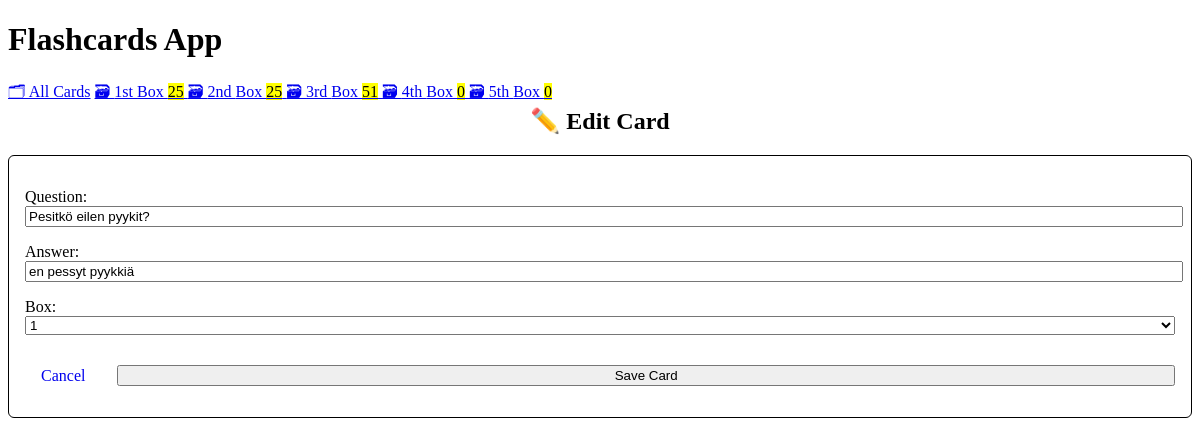
Page /edit/2 on the committed database.
### cards/models.py (models this page shows, shortened)
class Card(models.Model):
    question = models.CharField(max_length=100)
    answer = models.CharField(max_length=100)
    box = models.IntegerField(
        choices=zip(BOXES, BOXES),
        default=BOXES[0],
    )
    date_created = models.DateTimeField(auto_now_add=True)

### cards/views.py (the view)
class CardUpdateView(CardCreateView, UpdateView):
    success_url = reverse_lazy("card-list")

### cards/templatetags/cards_tags.py (called while the page is built)
@register.inclusion_tag("cards/box_links.html")
def boxes_as_links():
    boxes = []
    for box_num in BOXES:
        card_count = Card.objects.filter(box=box_num).count()
        boxes.append({
            "number": box_num,
            "card_count": card_count,
        })
    return {"boxes": boxes}

### cards/templates/cards/card_form.html (shortened to what this page needs)
{% extends "cards/base.html" %}
{% block content %}
<div>
    {% if card %}
    <h2>✏️ Edit Card</h2>
    {% endif %}
</div>
<div class="cardWrap">
    <form method="post" class="questionForm">
        {{ form.as_p }}
        <div class="buttonsWrap">
            <a class="cancelButton" href="{% url 'card-list' %}">
                Cancel
            </a>
            <input type="submit" value="Save Card">
        </div>
    </form>
    </div>
{% endblock %}

### cards/templates/cards/base.html (style rules this page uses)
:root { --accent: #6e48ad; --accent-bg: white; --bg: #fff; --text: #212121; --text-light: #585858; --border: #d8dae1; --code: #d81b60; --preformatted: #444; }
h2 { text-align: center; }
h2, h4 { margin-top: 0; }
input, select, textarea { width: 100%; }

### cards/templates/cards/card_form.html (style rules this page uses)
.cardWrap { padding: 16px; border-radius: 6px; border: 1px solid #000 }
.questionForm input[type="text"] { width: 100% !important; }
.buttonsWrap { display: flex !important; justify-content: end; gap:16px; align-items: center; flex-direction: row; display: block; }
.cancelButton { text-decoration: none; padding: 16px; }

### rows in the picture
Card: question "Pesitkö eilen pyykit?", answer "en pessyt pyykkiä", box "1"

### other values in the picture
{{ box.number | ordinal }} "1st" "2nd" "3rd" "4th" "5th"
{{ box.card_count }} "25" "25" "51" "0" "0"
